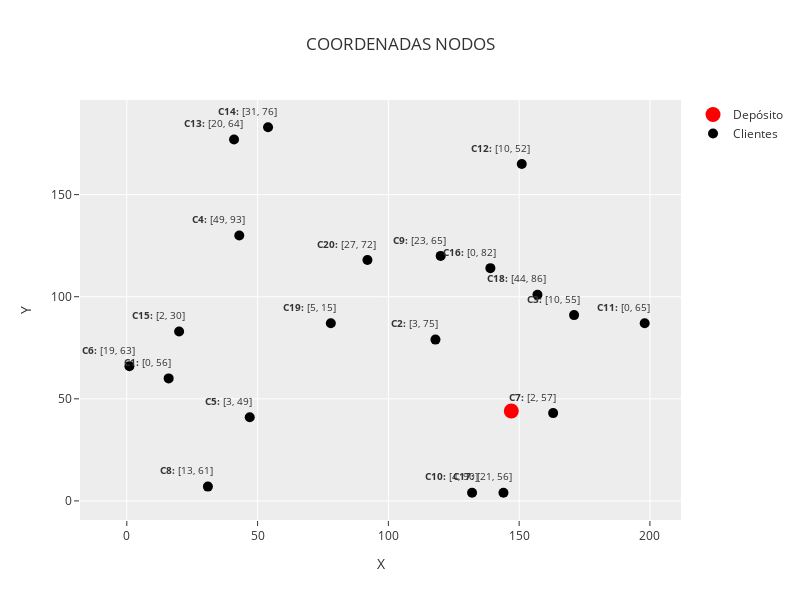

Write notebook code for a chart like this one.
### Code cell
fig = go.Figure()

# Añadir punto de depósito en rojo
fig.add_trace(
    go.Scatter(
        x=[COORDENADAS[0]["x"]],
        y=[COORDENADAS[0]["y"]],
        mode="markers",
        name="Depósito",
        marker=dict(color="red", size=15),
    )
)

# Añadir puntos de clientes en negro
fig.add_trace(
    go.Scatter(
        x=[coord["x"] for coord in list(COORDENADAS.values())[1:]],
        y=[coord["y"] for coord in list(COORDENADAS.values())[1:]],
        mode="markers",
        name="Clientes",
        marker=dict(color="black", size=10),
    )
)

# Añadir anotaciones de clientes
for cliente in CLIENTES:
    coord_cliente_x = COORDENADAS[cliente]["x"]
    coord_cliente_y = COORDENADAS[cliente]["y"]
    ventana = f"[{VENTANA_TIEMPO[cliente]['mint']}, {VENTANA_TIEMPO[cliente]['maxt']}]"
    fig.add_annotation(x=coord_cliente_x - 8, y=coord_cliente_y + 8, text=f"<b>C{cliente}: </b>{ventana}", showarrow=False, font=dict(size=10))

# Configurar el layout del gráfico
fig.update_layout(
    title=f"COORDENADAS NODOS",
    xaxis_title="X",
    yaxis_title="Y",
    width=800,
    height=600,
    template="ggplot2",
)

fig.show()

### Figure 1 — Plotly figure (JSON) as saved in the notebook; plotly's stock layout.template omitted (floating-point values rounded to 4 significant figures)
{"data": [{"marker": {"color": "red", "size": 15}, "mode": "markers", "name": "Depósito", "type": "scatter", "x": [147], "y": [44]}, {"marker": {"color": "black", "size": 10}, "mode": "markers", "name": "Clientes", "type": "scatter", "x": [16, 118, 171, 43, 47, 1, 163, 31, 120, 132, 198, 151, 41, 54, 20, 139, 144, 157, 78, 92], "y": [60, 79, 91, 130, 41, 66, 43, 7, 120, 4, 87, 165, 177, 183, 83, 114, 4, 101, 87, 118]}], "layout": {"annotations": [{"font": {"size": 10}, "showarrow": false, "text": "<b>C1: </b>[0, 56]", "x": 8, "y": 68}, {"font": {"size": 10}, "showarrow": false, "text": "<b>C2: </b>[3, 75]", "x": 110, "y": 87}, {"font": {"size": 10}, "showarrow": false, "text": "<b>C3: </b>[10, 55]", "x": 163, "y": 99}, {"font": {"size": 10}, "showarrow": false, "text": "<b>C4: </b>[49, 93]", "x": 35, "y": 138}, {"font": {"size": 10}, "showarrow": false, "text": "<b>C5: </b>[3, 49]", "x": 39, "y": 49}, {"font": {"size": 10}, "showarrow": false, "text": "<b>C6: </b>[19, 63]", "x": -7, "y": 74}, {"font": {"size": 10}, "showarrow": false, "text": "<b>C7: </b>[2, 57]", "x": 155, "y": 51}, {"font": {"size": 10}, "showarrow": false, "text": "<b>C8: </b>[13, 61]", "x": 23, "y": 15}, {"font": {"size": 10}, "showarrow": false, "text": "<b>C9: </b>[23, 65]", "x": 112, "y": 128}, {"font": {"size": 10}, "showarrow": false, "text": "<b>C10: </b>[4, 90]", "x": 124, "y": 12}, {"font": {"size": 10}, "showarrow": false, "text": "<b>C11: </b>[0, 65]", "x": 190, "y": 95}, {"font": {"size": 10}, "showarrow": false, "text": "<b>C12: </b>[10, 52]", "x": 143, "y": 173}, {"font": {"size": 10}, "showarrow": false, "text": "<b>C13: </b>[20, 64]", "x": 33, "y": 185}, {"font": {"size": 10}, "showarrow": false, "text": "<b>C14: </b>[31, 76]", "x": 46, "y": 191}, {"font": {"size": 10}, "showarrow": false, "text": "<b>C15: </b>[2, 30]", "x": 12, "y": 91}, {"font": {"size": 10}, "showarrow": false, "text": "<b>C16: </b>[0, 82]", "x": 131, "y": 122}, {"font": {"size": 10}, "showarrow": false, "text": "<b>C17: </b>[21, 56]", "x": 136, "y": 12}, {"font": {"size": 10}, "showarrow": false, "text": "<b>C18: </b>[44, 86]", "x": 149, "y": 109}, {"font": {"size": 10}, "showarrow": false, "text": "<b>C19: </b>[5, 15]", "x": 70, "y": 95}, {"font": {"size": 10}, "showarrow": false, "text": "<b>C20: </b>[27, 72]", "x": 84, "y": 126}], "height": 600, "title": {"text": "COORDENADAS NODOS"}, "width": 800, "xaxis": {"title": {"text": "X"}}, "yaxis": {"title": {"text": "Y"}}}}
